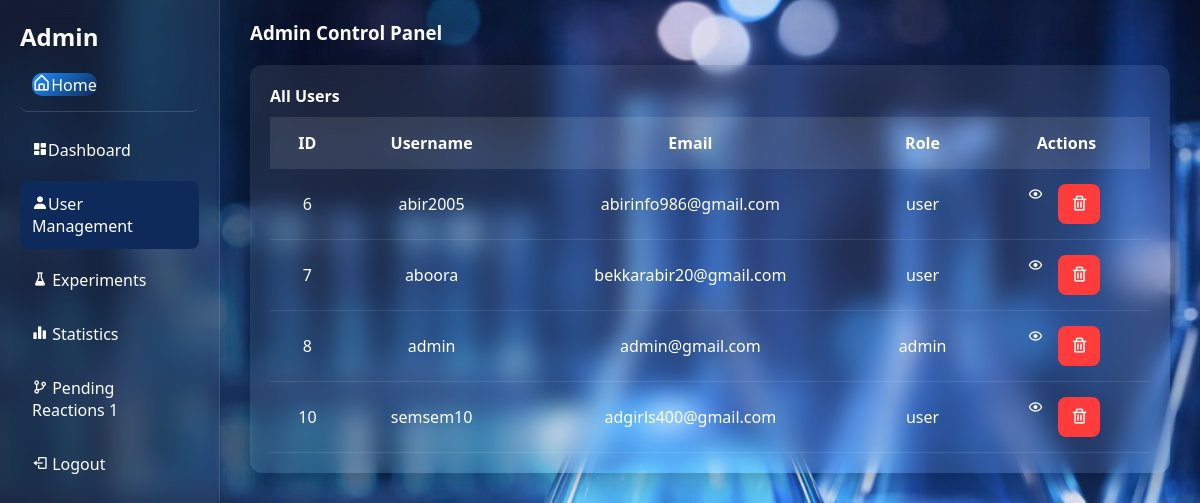
The app's page /admin/users (signed in) with its own data.
### tables this page shows
CREATE TABLE user (
        id INTEGER PRIMARY KEY AUTOINCREMENT,
        username TEXT NOT NULL,
        email TEXT UNIQUE NOT NULL,
        password TEXT NOT NULL,
        role TEXT CHECK(role IN ('admin', 'user')) NOT NULL
    , avatar TEXT DEFAULT 'default.png', first_name TEXT, institution  TEXT);

### routes/admin.py (the view)
@admin_bp.route("/users")
def users():
    if session.get("role") != "admin":
        return redirect(url_for("login.login"))
    db = get_db()
    user_id = session.get("user_id")
    user = db.execute("SELECT username, avatar FROM user WHERE id=?", (user_id,)).fetchone()
    user = dict(user) if user else {"username": "Admin", "avatar": "default.png"}
    users = db.execute("SELECT id, username, email, role FROM user").fetchall()
    db.close()
    return render_template("admin/admin_user.html", users=users, user=user)

### app.py (called while the page is built)
def get_locale():
    return session.get('lang', 'en')

@app.before_request
def set_language():
    lang = request.args.get('lang')
    if lang:
        session['lang'] = lang

@app.context_processor
def inject_globals():
    return dict(get_locale=get_locale)

### database/db.py (called while the page is built)
def get_db():
    if "db" not in g:
        g.db = sqlite3.connect(DB_PATH)
        g.db.row_factory = sqlite3.Row
    return g.db

### templates/admin/admin_user.html (shortened to what this page needs)
<!doctype html>
<html lang="en">
<head>
    <link rel="stylesheet" href="/static/css/admin.css" />
    <link href="https://unpkg.com/boxicons@2.1.4/css/boxicons.min.css" rel="stylesheet"/>
</head>
<body>
    <div class="container">
        {% include 'admin/sidebar.html' %}
        <main class="main">
            <div class="topbar">
                  <h3>{{ _('Admin Control Panel') }}</h3>
            </div>
            <div class="table-box glass-table">
                <h4>{{ _('All Users') }}</h4>
                <table>
                    <thead>
                        <tr>
                            <th>{{ _('ID') }}</th>
                            <th>{{ _('Username') }}</th>
                            <th>{{ _('Email') }}</th>
                            <th>{{ _('Role') }}</th>
                            <th>{{ _('Actions') }}</th>
                        </tr>
                    </thead>
                    <tbody>
                        {% for user_item in users %}
                        <tr>
                            <td>{{ user_item[0] }}</td>
                            <td>{{ user_item[1] }}</td>
                            <td>{{ user_item[2] }}</td>
                            <td>{{ user_item[3] }}</td>
                            <td class="actions">
                                <a href="/admin/user/{{ user_item[0] }}" class="view-btn">
                                    <i class="bx bx-show"></i>
                                </a>
                                <form
                                    method="POST"
                                    action="/admin/user/{{ user_item[0] }}/delete"
                                    style="display:inline;"
                                    onsubmit="return confirm(`{{ _('Are you sure you want to delete this user? This cannot be undone.') }}`);">
                                    <button type="submit" class="delete-btn">
                                        <i class="bx bx-trash"></i>
                                    </button>
                                </form>
                            </td>
                        </tr>
                        {% endfor %}
                    </tbody>
                </table>
            </div>
        </main>
    </div>
</body>
</html>

### static/css/admin.css (style rules this page uses)
:root { --primary-color: #1e90ff; --secondary-color: #0e2a5a; --success-color: #00ff99; --danger-color: #ff3b3b; --sidebar-bg: rgba(255,255,255,0.05); --main-bg: rgba(255,255,255,0.06); --right-bg: rgba(255,255,255,0.04); --table-bg: rgba(255,255,255,0.08); --table-header-bg: rgba(255,255,255,0.1); --font-color: white; --card-radius: 12px; --blur-effect: 15px; --logo-width: 120px; }
* { margin: 0; padding: 0; box-sizing: border-box; font-family: 'Segoe UI', sans-serif; color: var(--font-color); }
body { height: 100vh; background: url("../img/img1.png") no-repeat center center; background-size: cover; background-attachment: fixed; }
.container { display: grid; grid-template-columns: 220px 1fr; height: 100vh; }
.main { flex: 1; padding: 20px 30px; }
.topbar { display: flex; justify-content: space-between; align-items: center; margin-bottom: 20px; }
.table-box, .glass-table { padding: 20px; background: var(--table-bg); border-radius: var(--card-radius); margin-top: 20px; backdrop-filter: blur(12px); box-shadow: 0 8px 32px rgba(0,0,0,0.3); }
table { width: 100%; border-collapse: collapse; color: var(--font-color); margin-top: 10px; }
thead { background: var(--table-header-bg); }
th, td { padding: 15px; text-align: center; }
tbody tr { border-bottom: 1px solid rgba(255,255,255,0.1); transition: 0.3s; }
.buttons, .actions { display: flex; gap: 10px; }
.actions { justify-content: center; }
.delete-btn { background: var(--danger-color); border: none; padding: 6px 10px; border-radius: 6px; color: white; cursor: pointer; }
.actions button { border: none; padding: 8px 12px; margin: 0 5px; border-radius: 8px; cursor: pointer; font-size: 18px; }

### records on screen
user: id "6", username "abir2005", email "abirinfo986@gmail.com", role "user"
user: id "7", username "aboora", email "bekkarabir20@gmail.com", role "user"
user: id "8", username "admin", email "admin@gmail.com", role "admin"
user: id "10", username "semsem10", email "adgirls400@gmail.com", role "user"

### other values on screen
{{ pending_count }} "1"
